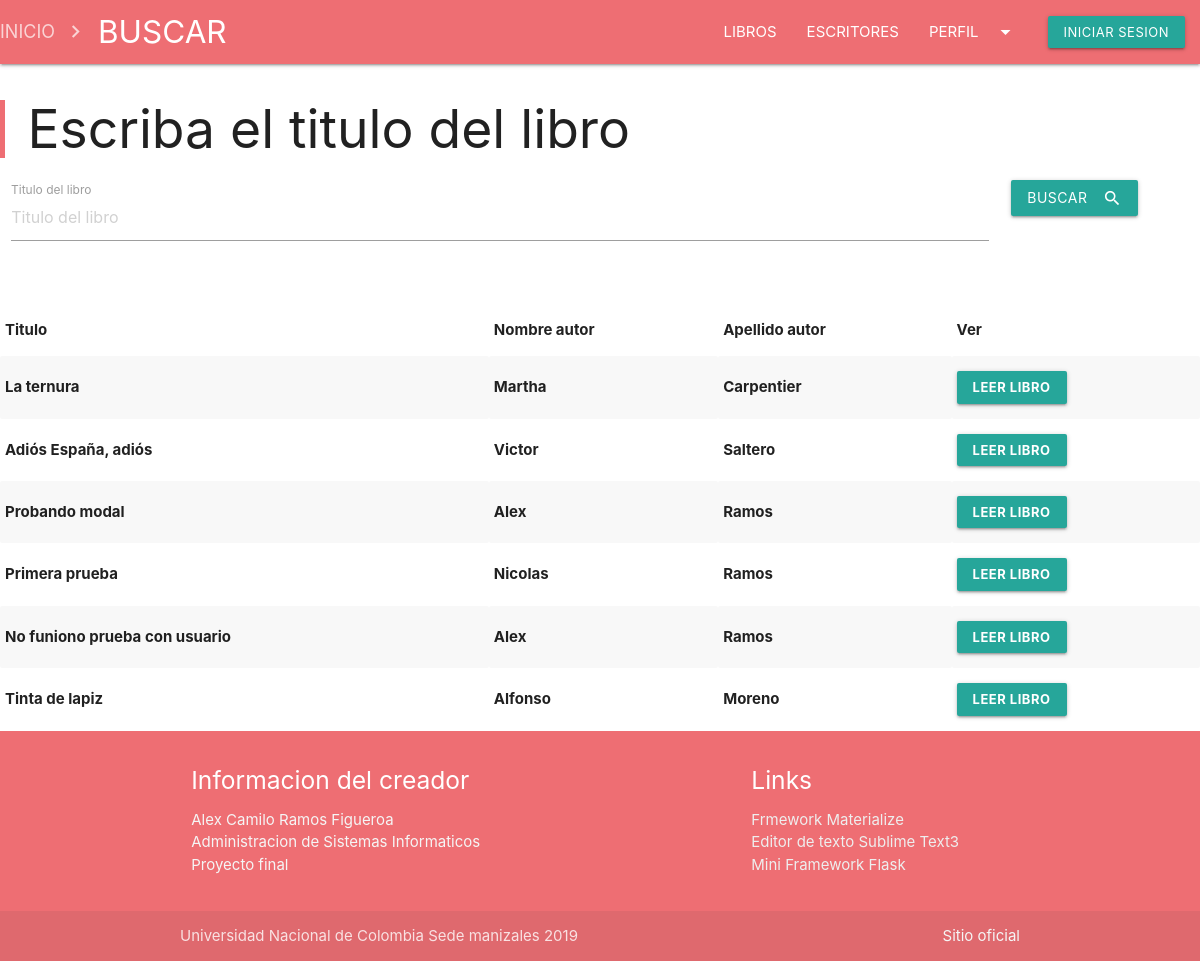
The app's page /buscarLibro.php with its own data.
### tables this page shows
CREATE TABLE `libro` (
  `isbn_li` varchar(13) NOT NULL,
  `tit_li` varchar(200) DEFAULT NULL,
  `gen_li` varchar(10) DEFAULT NULL,
  `pag_li` int(11) DEFAULT NULL,
  `est_li` varchar(20) DEFAULT NULL,
  `sin_li` longtext,
  `id_es1` varchar(10) DEFAULT NULL,
  `nom_arc_li` varchar(50) NOT NULL,
  `ext` varchar(10) NOT NULL,
  `archivo` longblob NOT NULL
);

CREATE TABLE `escritor` (
  `id_es` varchar(10) NOT NULL,
  `con_es` varchar(10) DEFAULT NULL,
  `nom_es` varchar(50) DEFAULT NULL,
  `ape_es` varchar(50) DEFAULT NULL,
  `ced_es` varchar(10) DEFAULT NULL,
  `corr_es` varchar(30) DEFAULT NULL,
  `fec_nac_es` datetime DEFAULT NULL,
  `des_escritor` text,
  `tel_es` int(11) DEFAULT NULL
);

### buscarPublicados.php (called while the page is built)
<?php
  include "coneccion.php";
  $sql = "SELECT * FROM escritor INNER JOIN libro ON escritor.id_es=libro.id_es1 WHERE est_li='publicado'";
  $ejecuttar= mysqli_query($conectar,$sql);
?>

### buscarLibro.php (the view, shortened to what this page needs)
<!DOCTYPE html>
<html>
<head>
	<link href="css/materialize.min.css" rel="stylesheet">
</head>
<body>
	<header>
    <nav>
      <div class="nav-wrapper">
        <a href="index.php" class="breadcrumb">INICIO</a>
        <a class="brand-logo breadcrumb">BUSCAR</a>
        <ul id="nav-mobile" class="right hide-on-med-and-down">
          <li><a href="buscarLibro.php">LIBROS</a></li>
          <li><a href="buscarEsrcitor.php">ESCRITORES</a></li>
          <li><a class="dropdown-trigger" href="#!" data-target="dropdown">PERFIL<i class="material-icons right">arrow_drop_down</i></a></li>
          <li><a class="waves-effect waves-light btn-small"  href="login.html">INICIAR SESION</a></li>
        </ul>
      </div>
    </nav>
  </header>
	<table class="striped responsive-table">
        <blockquote>
	      <h2>Escriba el titulo del libro</h2>
	    </blockquote>
		  <form class="col s12" action="resultadoBusqueda.php" method="post">
		    <div class="row">
		      <div class="input-field col l10 s12">
		          <input name="titulo" placeholder="Titulo del libro" id="first_name" type="text" class="validate">
		          <label for="last_name">Titulo del libro</label>
		        </div>
		        <div class="row">
		      <div class="col l2 ">
		        <button action="" class="btn waves-effect waves-light" type="submit" name="action">Buscar
		        <i class="material-icons right">search</i>
		        </button>
		      </div>
		  </form>
        <thead>
          <tr>
              <th>Titulo</th>
              <th>Nombre autor</th>
              <th>Apellido autor</th>
              <th>Ver</th>
          </tr>
        </thead>
        <tbody>
            <?php
            	  include "coneccion.php";
              	  include "buscarPublicados.php";
                while($datos = mysqli_fetch_array($ejecuttar)) {
                  ?>
                  <tr>
                          <th><?php echo $datos['tit_li']; ?></th>
                          <th><?php echo $datos['nom_es']; ?></th>
                          <th><?php echo $datos['ape_es']; ?></th>
                          <?php $ruta = "Libros/".$datos['isbn_li'].".pdf";?>
                          <th><a class="waves-effect waves-light btn-small" onclick="window.open('<?php echo($ruta)?>')">LEER LIBRO</a></th>
                    </tr>
                    <?php
                  }
                  ?>
         </tbody>
    </table>
     <footer class="page-footer">
          <div class="container">
            <div class="row">
              <div class="col l6 m8 s12">
                <h5 class="white-text">Informacion del creador</h5>
                <p class="grey-text text-lighten-4">Alex Camilo Ramos Figueroa<br>Administracion de Sistemas Informaticos<br>Proyecto final</p>
              </div>
              <div class="col l4 offset-l2 s12">
                <h5 class="white-text">Links</h5>
                <ul>
                  <li><a class="grey-text text-lighten-3" href="https://materializecss.com/">Frmework Materialize</a></li>
                  <li><a class="grey-text text-lighten-3" href="https://www.sublimetext.com/">Editor de texto Sublime Text3</a></li>
                  <li><a class="grey-text text-lighten-3" href="http://flask.pocoo.org/">Mini Framework Flask</a></li>
                </ul>
              </div>
            </div>
          </div>
          <div class="footer-copyright">
            <div class="container">
            Universidad Nacional de Colombia Sede manizales 2019
            <a class="grey-text text-lighten-4 right" href="http://unal.edu.co/">Sitio oficial</a>
            </div>
          </div>
        </footer>
</body>
</html>

### records on screen
libro: tit_li "La ternura", id_es1.nom_es "Martha", id_es1.ape_es "Carpentier"
libro: tit_li "Adiós España, adiós", id_es1.nom_es "Victor", id_es1.ape_es "Saltero"
libro: tit_li "Probando modal", id_es1.nom_es "Alex", id_es1.ape_es "Ramos"
libro: tit_li "Primera prueba", id_es1.nom_es "Nicolas", id_es1.ape_es "Ramos"
libro: tit_li "No funiono prueba con usuario", id_es1.nom_es "Alex", id_es1.ape_es "Ramos"
libro: tit_li "Tinta de lapiz", id_es1.nom_es "Alfonso", id_es1.ape_es "Moreno"
